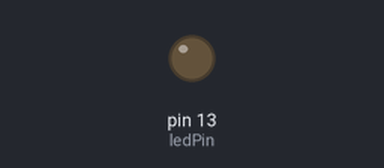
A sketch run on a simulated Arduino Uno, built with avr-gcc and run on an emulated ATmega328P. Shown: output pins drawn as LEDs (lit = HIGH).

Above: at 0.6 s.
At 2.5 s:
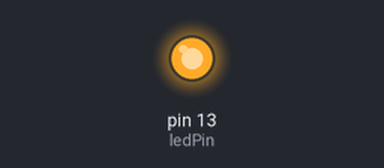
Timing chart, 0 to 6.6 s (numbered marks = the images above):
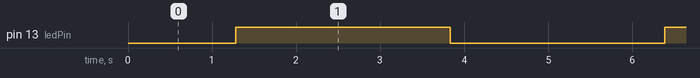

Measured:
- by itself, pin 13 (ledPin): alternates HIGH for 2.6 s and LOW for 2.6 s

The sketch:

LED_D13.ino
```cpp
const int ledPin = 13;
int brightness = 0;     // LED亮度值（0-255）
int fadeAmount = 1;     // 每次变化的步进值

void setup() {
  pinMode(ledPin, OUTPUT);  // 设置引脚为输出模式
}

void loop() {
  analogWrite(ledPin, brightness);  // 输出PWM信号控制亮度

  brightness += fadeAmount;  // 更新亮度值

  // 到达亮度边界时反转变化方向
  if (brightness <= 0 || brightness >= 255) {
    fadeAmount = -fadeAmount;
  }

  delay(10);  // 短暂延时，控制呼吸速度
}
```
